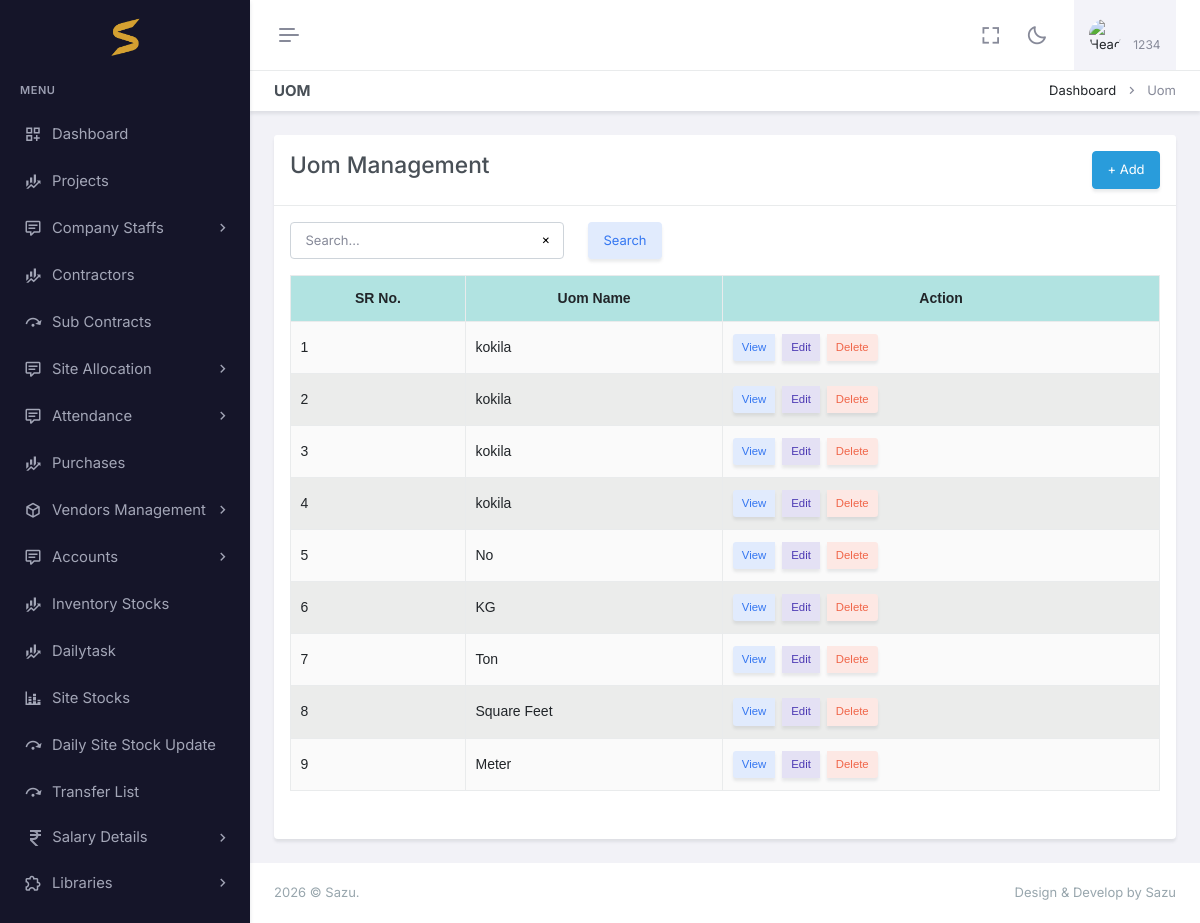
The page /uom/ (signed in) on the database its author committed.
### app/auth_models.py (models this page shows, shortened)
class CustomUser(AbstractBaseUser, PermissionsMixin):
    email=models.EmailField(null=True, blank=True,unique=True)
    image = models.ImageField(upload_to='profile_images/', null=True, blank=True)
    name = models.CharField(max_length=255)
    phone_number = models.CharField(max_length=10, unique=True)
    pin = models.CharField(max_length=6, null=True, blank=True)
    is_active = models.BooleanField(default=True)
    admin = models.BooleanField(default=False)
    is_employee = models.BooleanField(default=False)
    is_owner=models.BooleanField(default=False)
    created_at =models.DateField(auto_now_add=True)
    is_staff = models.BooleanField(default=False)
    is_superuser = models.BooleanField(default=False)
    otp = models.CharField(max_length=6, null=True, blank=True)
    created_at =models.DateField(auto_now_add=True)
    proof=models.FileField(upload_to="proof/", null=True, blank=True)
    USERNAME_FIELD = 'phone_number'
    REQUIRED_FIELDS = ['name']
    disable = models.BooleanField(default=False)
    objects = CustomUserManager()
    @property
    def company(self):
        print(self.is_employee)
        if self.admin:
            return self.company_set.all().last()
        if self.is_employee:
            if self.employee_set.all():
                return self.employee_set.all().last().company
        return None

### app/models.py (models this page shows, shortened)
class Uom(models.Model):
    company=models.ForeignKey(Company, on_delete=models.CASCADE,null=True,blank=True)
    name=models.CharField(max_length=50)
    date = models.DateField(auto_now_add=True, null=True, blank=True)

### app/views.py (the view)
# urls.py: path('uom/', views.uom, name='uom'),
@login_required(login_url='login')
def uom(request):  #change name
    user=request.user
    allow,msg= check_user(request,Uom,instance=False)  # CHANGE model
    if not allow:
         context ={"unauthorized":msg}
         return render(request,"login.html",context)
    querysets = Uom.objects.filter(company=request.user.company).order_by("-id")   #change query
    queryset,pages,search =customPagination(request,Uom,querysets)    #change, model
    context= {'queryset': queryset,"location":"uom","pages" :pages,"search":search}   #change location name
    return render(request,"library/uom.html",context)    #change template name

### app/templates/library/uom.html (shortened to what this page needs)
{% extends "base.html" %}
{% load static %}
{% block header2 %}
<div class="main-content">
    <div class="page-content">
        <div class="container-fluid">
            <div class="row">
                <div class="col-12">
                    <div class="page-title-box d-sm-flex align-items-center justify-content-between">
                        <h4 class="mb-sm-0">Uom</h4>
                        <div class="page-title-right">
                            <ol class="breadcrumb m-0">
                                <li class="breadcrumb-item"><a href="javascript: void(0);">Dashboard</a></li>
                                <li class="breadcrumb-item active">Uom</li>
                            </ol>
                        </div>
                    </div>
                </div>
            </div>
            <div class="row">
                <div class="col-lg-12">
                    <div class="card">
                        <div class="card-header">
                            <div class="row">
                                <div class="col-xl-6 col-lg-6 col-md-6 col-12">
                                    <h3>Uom Management </h3>
                                </div>
                                <div class="col-xl-4 col-lg-4 col-md-4 col-12"></div>
                                <div class="col-xl-2 col-lg-2 col-md-2 col-12">
                                    <button type="button" class="btn btn-info" style="float:right;"
                                        data-bs-toggle="modal" data-bs-target=".bs-example-modal-lg">+ Add
                                        </button>
                                </div>
                            </div>
                        </div>
                        <div class="card-body">
                            <div class="row">
                                {% include "search.html" %}
                            </div>
                            <table id="example"
                                class="table table-bordered dt-responsive nowrap table-striped align-middle"
                                style="width:100%">
                                <thead>
                                    <tr>
                                        <th data-ordering="false">SR No.</th>
                                        <th data-ordering="false">Uom Name</th>
                                        <th data-ordering="false">Action</th>
                                    </tr>
                                </thead>
                                <tbody>
                                    {% for i in queryset %}
                                    <tr>
                                        <td>{{ forloop.counter }}</td>
                                        <td>{{ i.name }}</td>
                                        <td>
                                            <div class="btn-group" role="group">
                                                <button class="btn btn-soft-secondary btn-sm me-2" type="button" data-id="{{i.id}}" onclick="openModal('viewModal', '{{ i.id }}')">
                                                    View
                                                </button>
                                                <button class="btn btn-soft-primary btn-sm me-2" type="button" onclick="openModal('editModal','{{ i.id }}')">
                                                    Edit
                                                </button>
                                                <button class="btn btn-soft-danger btn-sm" type="button" data-bs-toggle="modal" data-bs-target="#deleteModal{{ i.id }}">
                                                    Delete
                                                </button>
                                            </div>
                                        </td>
                                    </tr>
                                    {% endfor %}
                                </tbody>
                            </table>
                            <div class="row">
                                {% include 'pagination.html' %}
                            </div>
                        </div>
                    </div>
                </div>
            </div>
        </div>
    </div>
</div>
{% endblock header2 %}

### app/templates/appbar.html (shortened to what this page needs)
{% load static %}
<div id="layout-wrapper">
    <header id="page-topbar">
        <div class="layout-width">
            <div class="navbar-header">
                <div class="d-flex">
                    <button type="button"
                        class="btn btn-sm px-3 fs-16 header-item vertical-menu-btn topnav-hamburger shadow-none"
                        id="topnav-hamburger-icon">
                        <span class="hamburger-icon">
                            <span></span>
                            <span></span>
                            <span></span>
                        </span>
                    </button>
                </div>
                <div class="d-flex align-items-center">
                    <div class="ms-1 header-item d-none d-sm-flex">
                        <button type="button"
                            class="btn btn-icon btn-topbar btn-ghost-secondary rounded-circle shadow-none"
                            data-toggle="fullscreen">
                            <i class="bx bx-fullscreen fs-22"></i>
                        </button>
                    </div>
                    <div class="ms-1 header-item d-none d-sm-flex">
                        <button type="button"
                            class="btn btn-icon btn-topbar btn-ghost-secondary rounded-circle light-dark-mode shadow-none">
                            <i class="bx bx-moon fs-22"></i>
                        </button>
                    </div>
                    <div class="dropdown ms-sm-3 header-item topbar-user">
                        <button type="button" class="btn shadow-none" id="page-header-user-dropdown"
                            data-bs-toggle="dropdown" aria-haspopup="true" aria-expanded="false">
                            <span class="d-flex align-items-center">
                                <img class="rounded-circle header-profile-user"
                                    src="{% static 'assets/images/users/avatar-1.jpg' %}" alt="Header Avatar">
                                <span class="text-start ms-xl-2">
                                    <span
                                        class="d-none d-xl-block ms-1 fs-12 user-name-sub-text">{{request.user.name}}</span>
                                </span>
                            </span>
                        </button>
                    </div>
                </div>
            </div>
        </div>
    </header>
</div>

### rows shown on the page
CustomUser: user.name "1234"
Uom: name "kokila"
Uom: name "kokila"
Uom: name "kokila"
Uom: name "kokila"
Uom: name "No"
Uom: name "KG"
Uom: name "Ton"
Uom: name "Square Feet"
Uom: name "Meter"
